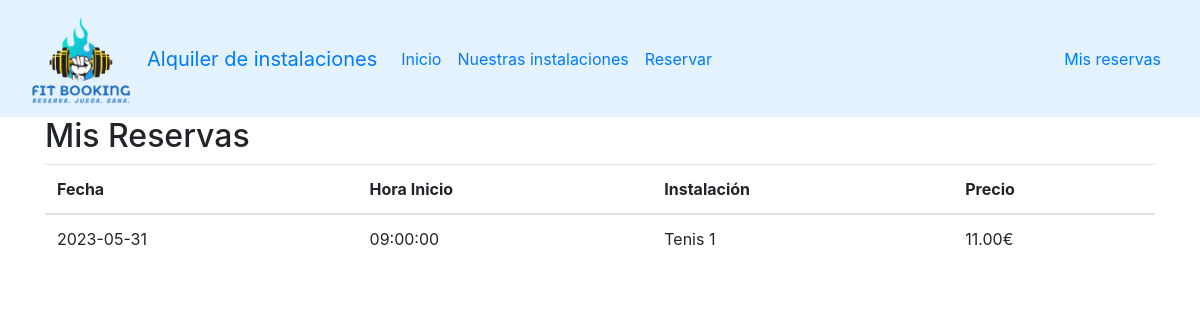
Before: /views/userReservations.php (signed in) with the older database file.
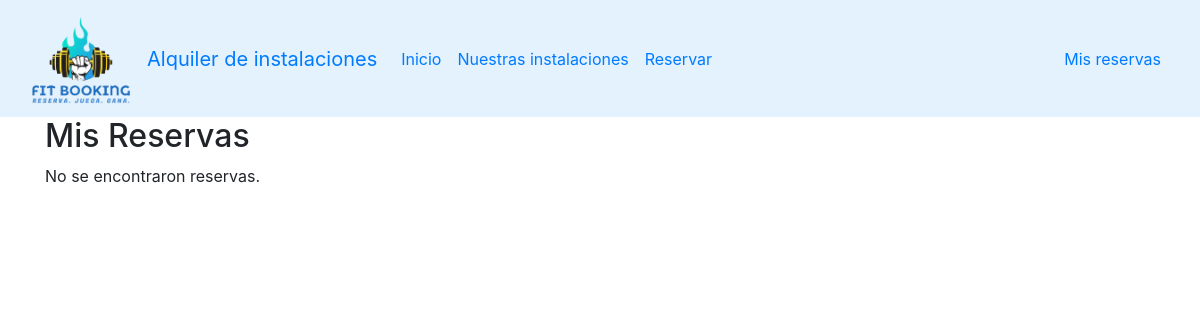
After: the same page with the newer database file.
### tables this page shows
CREATE TABLE IF NOT EXISTS `tbl_reservas` (
  `id_reserva` int(11) NOT NULL AUTO_INCREMENT,
  `fk_instalacion` int(11) DEFAULT NULL,
  `fk_usuario` int(11) DEFAULT NULL,
  `hora_inicio` time DEFAULT NULL,
  `fecha` date DEFAULT NULL,
  PRIMARY KEY (`id_reserva`),
  KEY `fk_usuario` (`fk_usuario`),
  KEY `fk_instalacion` (`fk_instalacion`) USING BTREE
);

CREATE TABLE IF NOT EXISTS `tbl_instalaciones` (
  `id_instalacion` int(11) NOT NULL AUTO_INCREMENT,
  `denominacion` varchar(25) DEFAULT NULL,
  `fk_precio` int(11) DEFAULT NULL,
  PRIMARY KEY (`id_instalacion`),
  KEY `fk_precio` (`fk_precio`)
);

CREATE TABLE IF NOT EXISTS `tbl_precios` (
  `id_precio` int(11) NOT NULL AUTO_INCREMENT,
  `precio` double DEFAULT NULL,
  PRIMARY KEY (`id_precio`)
);

### views/userReservations.php (the view, shortened to what this page needs)
<?php
if( isset($_COOKIE['user'])){
    $idUsuario = $_COOKIE['user'];
    function misReservas($idUsuario)
    {
        require_once("../model/bdConnection.php");
        $sql = "SELECT i.denominacion, r.hora_inicio, r.fecha, p.precio
        FROM tbl_reservas r
        JOIN tbl_instalaciones i ON r.fk_instalacion = i.id_instalacion
        JOIN tbl_precios p ON i.fk_precio = p.id_precio
        WHERE r.fk_usuario = $idUsuario;";
        $result = $conn->query($sql);
        $reservas = [];
        while ($row = $result->fetch_assoc()) {
            $reservas[] = $row;
        }
        return $reservas;
    }
    $reservasUsuario = misReservas($idUsuario);
}
else{
    echo "LA SESIÓN HA CADUCADO O NO HA INICIADO SESIÓN";exit();
}
?>
<!DOCTYPE html>
<html>
<head>
    <link rel="stylesheet" href="https://maxcdn.bootstrapcdn.com/bootstrap/4.5.2/css/bootstrap.min.css">
</head>
<body>
    <?php include "./nav-bar.php"; ?>
    <div class="container">
        <h2>Mis Reservas</h2>
        <?php if (count($reservasUsuario) > 0) : ?>
            <table class="table">
                <thead>
                    <tr>
                        <th>Fecha</th>
                        <th>Hora Inicio</th>
                        <th>Instalación</th>
                        <th>Precio</th>
                    </tr>
                </thead>
                <tbody>
                    <?php foreach ($reservasUsuario as $reserva) : ?>
                        <tr>
                            <td><?php echo $reserva['fecha']; ?></td>
                            <td><?php echo $reserva['hora_inicio']; ?></td>
                            <td><?php echo $reserva['denominacion']; ?></td>
                            <td><?php echo $reserva['precio'] .".00€"; ?></td>
                        </tr>
                    <?php endforeach; ?>
                </tbody>
            </table>
        <?php else : ?>
            <p>No se encontraron reservas.</p>
        <?php endif; ?>
    </div>
</body>
</html>

Changed rows visible on the page:
no longer on this page (row edited): tbl_reservas: fecha "2023-05-31", hora_inicio "09:00:00", fk_instalacion.denominacion "Tenis 1", tbl_precios.precio "11"
Other visible differences:
text no longer shown: "Fecha Hora Inicio Instalación Precio"
text now shown: "No se encontraron reservas."
